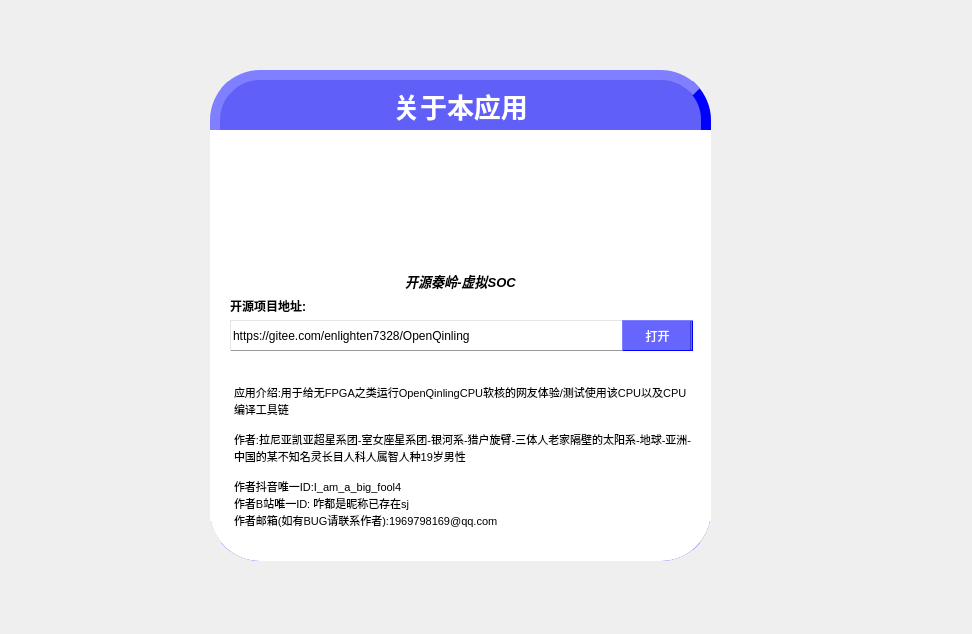
<?xml version="1.0" encoding="UTF-8"?>
<ui version="4.0">
 <class>AppInfoWindow</class>
 <widget class="QWidget" name="AppInfoWindow">
  <property name="geometry">
   <rect>
    <x>0</x>
    <y>0</y>
    <width>972</width>
    <height>634</height>
   </rect>
  </property>
  <property name="windowTitle">
   <string>Form</string>
  </property>
  <widget class="QWidget" name="MainWidget" native="true">
   <property name="geometry">
    <rect>
     <x>210</x>
     <y>70</y>
     <width>501</width>
     <height>491</height>
    </rect>
   </property>
   <property name="styleSheet">
    <string notr="true">QWidget{
	background-color:#00000000;
}</string>
   </property>
   <widget class="QLabel" name="label_4">
    <property name="geometry">
     <rect>
      <x>0</x>
      <y>60</y>
      <width>501</width>
      <height>391</height>
     </rect>
    </property>
    <property name="sizePolicy">
     <sizepolicy hsizetype="Expanding" vsizetype="Expanding">
      <horstretch>0</horstretch>
      <verstretch>0</verstretch>
     </sizepolicy>
    </property>
    <property name="styleSheet">
     <string notr="true">QWidget{
	background-color:#ffffff;
	border:0px outset #cccccc;
	border-radius:00px;
}</string>
    </property>
    <property name="text">
     <string/>
    </property>
   </widget>
   <widget class="QLabel" name="label_3">
    <property name="geometry">
     <rect>
      <x>0</x>
      <y>390</y>
      <width>501</width>
      <height>101</height>
     </rect>
    </property>
    <property name="sizePolicy">
     <sizepolicy hsizetype="Expanding" vsizetype="Expanding">
      <horstretch>0</horstretch>
      <verstretch>0</verstretch>
     </sizepolicy>
    </property>
    <property name="styleSheet">
     <string notr="true">QWidget{
	background-color:#ffffff;
	border:0px outset #cccccc;
	border-radius:50px;
}</string>
    </property>
    <property name="text">
     <string/>
    </property>
   </widget>
   <widget class="QLabel" name="titleArea">
    <property name="geometry">
     <rect>
      <x>0</x>
      <y>0</y>
      <width>501</width>
      <height>491</height>
     </rect>
    </property>
    <property name="sizePolicy">
     <sizepolicy hsizetype="Expanding" vsizetype="Expanding">
      <horstretch>0</horstretch>
      <verstretch>0</verstretch>
     </sizepolicy>
    </property>
    <property name="font">
     <font>
      <pointsize>35</pointsize>
     </font>
    </property>
    <property name="styleSheet">
     <string notr="true">QWidget{
	background-color:#990000ff;
	color:#ffffff;
	border:10px outset #ff0000ff;
	border-radius:50px;
}</string>
    </property>
    <property name="text">
     <string/>
    </property>
    <property name="alignment">
     <set>Qt::AlignHCenter|Qt::AlignTop</set>
    </property>
   </widget>
   <widget class="QLabel" name="titleTextarea">
    <property name="geometry">
     <rect>
      <x>0</x>
      <y>10</y>
      <width>501</width>
      <height>51</height>
     </rect>
    </property>
    <property name="maximumSize">
     <size>
      <width>16777215</width>
      <height>16777214</height>
     </size>
    </property>
    <property name="font">
     <font>
      <pointsize>20</pointsize>
      <weight>75</weight>
      <bold>true</bold>
     </font>
    </property>
    <property name="styleSheet">
     <string notr="true">QWidget{
	color:#ffffff;
}</string>
    </property>
    <property name="text">
     <string>关于本应用</string>
    </property>
    <property name="alignment">
     <set>Qt::AlignCenter</set>
    </property>
   </widget>
   <widget class="QLabel" name="closePageButton">
    <property name="geometry">
     <rect>
      <x>450</x>
      <y>20</y>
      <width>41</width>
      <height>41</height>
     </rect>
    </property>
    <property name="text">
     <string/>
    </property>
   </widget>
   <widget class="QLabel" name="AppIcon">
    <property name="geometry">
     <rect>
      <x>200</x>
      <y>90</y>
      <width>91</width>
      <height>91</height>
     </rect>
    </property>
    <property name="text">
     <string/>
    </property>
    <property name="pixmap">
     <pixmap resource="ResFile.qrc">:/new/favicon.png</pixmap>
    </property>
    <property name="scaledContents">
     <bool>true</bool>
    </property>
   </widget>
   <widget class="QLabel" name="label">
    <property name="geometry">
     <rect>
      <x>0</x>
      <y>190</y>
      <width>501</width>
      <height>41</height>
     </rect>
    </property>
    <property name="font">
     <font>
      <pointsize>10</pointsize>
      <weight>75</weight>
      <italic>true</italic>
      <bold>true</bold>
     </font>
    </property>
    <property name="text">
     <string>开源秦岭-虚拟SOC</string>
    </property>
    <property name="alignment">
     <set>Qt::AlignCenter</set>
    </property>
   </widget>
   <widget class="QTextEdit" name="textEdit">
    <property name="geometry">
     <rect>
      <x>20</x>
      <y>310</y>
      <width>471</width>
      <height>161</height>
     </rect>
    </property>
    <property name="font">
     <font>
      <pointsize>10</pointsize>
      <weight>75</weight>
      <bold>true</bold>
     </font>
    </property>
    <property name="styleSheet">
     <string notr="true">QWidget{
	background-color:#ffffff;
	color:#000000;
	border:0px outset #ff0000ff;
	border-radius:50px;
}</string>
    </property>
    <property name="readOnly">
     <bool>true</bool>
    </property>
    <property name="html">
     <string>&lt;!DOCTYPE HTML PUBLIC &quot;-//W3C//DTD HTML 4.0//EN&quot; &quot;http://www.w3.org/TR/REC-html40/strict.dtd&quot;&gt;
&lt;html&gt;&lt;head&gt;&lt;meta name=&quot;qrichtext&quot; content=&quot;1&quot; /&gt;&lt;style type=&quot;text/css&quot;&gt;
p, li { white-space: pre-wrap; }
&lt;/style&gt;&lt;/head&gt;&lt;body style=&quot; font-family:'SimSun'; font-size:10pt; font-weight:600; font-style:normal;&quot;&gt;
&lt;p style=&quot; margin-top:0px; margin-bottom:0px; margin-left:0px; margin-right:0px; -qt-block-indent:0; text-indent:0px;&quot;&gt;&lt;span style=&quot; font-size:8pt; font-weight:400;&quot;&gt;应用介绍:用于给无FPGA之类运行OpenQinlingCPU软核的网友体验/测试使用该CPU以及CPU编译工具链&lt;/span&gt;&lt;/p&gt;
&lt;p style=&quot;-qt-paragraph-type:empty; margin-top:0px; margin-bottom:0px; margin-left:0px; margin-right:0px; -qt-block-indent:0; text-indent:0px; font-size:8pt; font-weight:400;&quot;&gt;&lt;br /&gt;&lt;/p&gt;
&lt;p style=&quot; margin-top:0px; margin-bottom:0px; margin-left:0px; margin-right:0px; -qt-block-indent:0; text-indent:0px;&quot;&gt;&lt;span style=&quot; font-size:8pt; font-weight:400;&quot;&gt;作者:拉尼亚凯亚超星系团-室女座星系团-银河系-猎户旋臂-三体人老家隔壁的太阳系-地球-亚洲-中国的某不知名灵长目人科人属智人种19岁男性&lt;/span&gt;&lt;/p&gt;
&lt;p style=&quot;-qt-paragraph-type:empty; margin-top:0px; margin-bottom:0px; margin-left:0px; margin-right:0px; -qt-block-indent:0; text-indent:0px; font-size:8pt; font-weight:400;&quot;&gt;&lt;br /&gt;&lt;/p&gt;
&lt;p style=&quot; margin-top:0px; margin-bottom:0px; margin-left:0px; margin-right:0px; -qt-block-indent:0; text-indent:0px;&quot;&gt;&lt;span style=&quot; font-size:8pt; font-weight:400;&quot;&gt;作者抖音唯一ID:I_am_a_big_fool4&lt;/span&gt;&lt;/p&gt;
&lt;p style=&quot; margin-top:0px; margin-bottom:0px; margin-left:0px; margin-right:0px; -qt-block-indent:0; text-indent:0px;&quot;&gt;&lt;span style=&quot; font-size:8pt; font-weight:400;&quot;&gt;作者B站唯一ID: 咋都是昵称已存在sj&lt;/span&gt;&lt;/p&gt;
&lt;p style=&quot; margin-top:0px; margin-bottom:0px; margin-left:0px; margin-right:0px; -qt-block-indent:0; text-indent:0px;&quot;&gt;&lt;span style=&quot; font-size:8pt; font-weight:400;&quot;&gt;作者邮箱(如有BUG请联系作者):1969798169@qq.com&lt;/span&gt;&lt;/p&gt;&lt;/body&gt;&lt;/html&gt;</string>
    </property>
   </widget>
   <widget class="QLabel" name="label_2">
    <property name="geometry">
     <rect>
      <x>20</x>
      <y>220</y>
      <width>111</width>
      <height>31</height>
     </rect>
    </property>
    <property name="font">
     <font>
      <pointsize>9</pointsize>
      <weight>75</weight>
      <bold>true</bold>
     </font>
    </property>
    <property name="text">
     <string>开源项目地址: </string>
    </property>
   </widget>
   <widget class="QLineEdit" name="lineEdit">
    <property name="geometry">
     <rect>
      <x>20</x>
      <y>250</y>
      <width>461</width>
      <height>31</height>
     </rect>
    </property>
    <property name="styleSheet">
     <string notr="true">QWidget{
	background-color:#ffffff;
	color:#000000;
	border:1px outset #ff999999;
	border-radius:50px;
}</string>
    </property>
    <property name="text">
     <string>https://gitee.com/enlighten7328/OpenQinling</string>
    </property>
    <property name="readOnly">
     <bool>true</bool>
    </property>
   </widget>
   <widget class="QPushButton" name="pushButton">
    <property name="geometry">
     <rect>
      <x>412</x>
      <y>250</y>
      <width>71</width>
      <height>31</height>
     </rect>
    </property>
    <property name="styleSheet">
     <string notr="true">QPushButton{
	background-color:#990000ff;
	color:#ffffff;
	border:1px outset #ff0000ff;
	border-radius:50px;
}
QPushButton::hover{
	background-color:#99000099;
	
}
QPushButton::pressed{
	color:#999999;
}</string>
    </property>
    <property name="text">
     <string>打开</string>
    </property>
   </widget>
   <zorder>titleArea</zorder>
   <zorder>label_3</zorder>
   <zorder>titleTextarea</zorder>
   <zorder>label_4</zorder>
   <zorder>closePageButton</zorder>
   <zorder>AppIcon</zorder>
   <zorder>label</zorder>
   <zorder>textEdit</zorder>
   <zorder>label_2</zorder>
   <zorder>lineEdit</zorder>
   <zorder>pushButton</zorder>
  </widget>
 </widget>
 <resources>
  <include location="ResFile.qrc"/>
 </resources>
 <connections/>
</ui>
